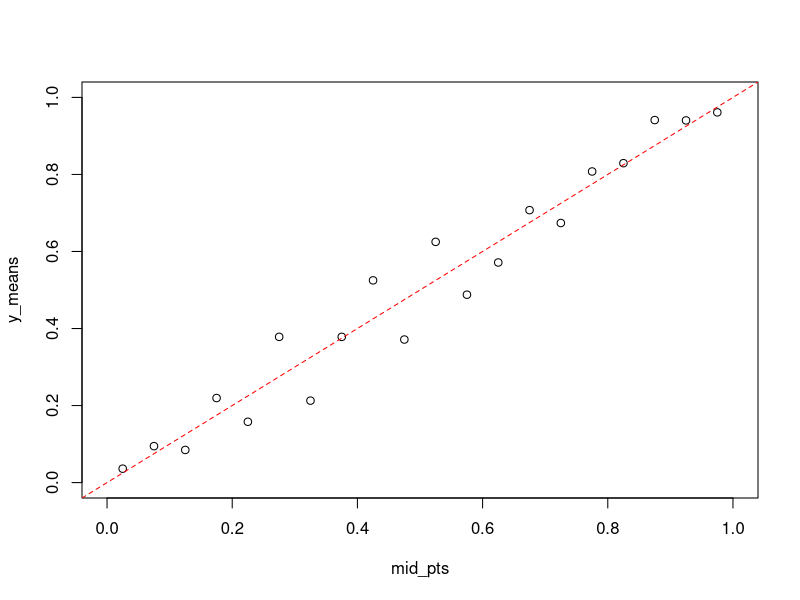
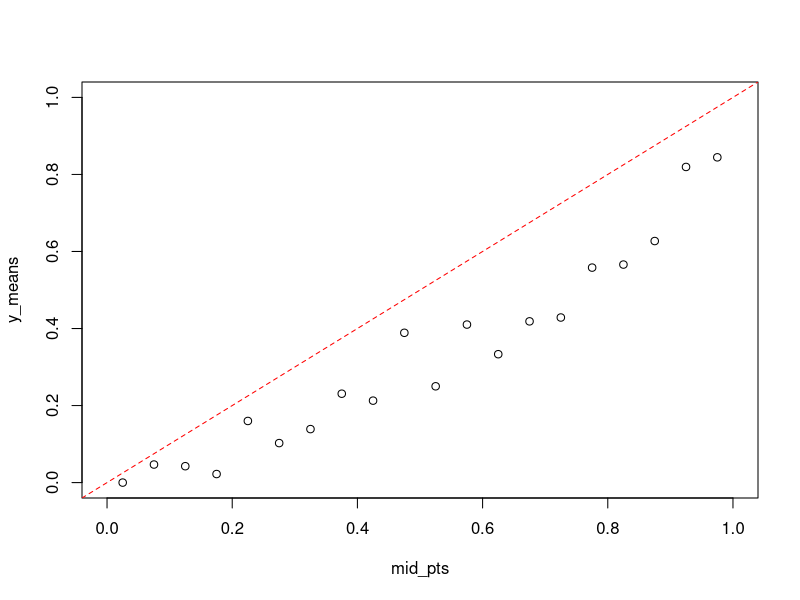

Write the R code that produced these figures, in order.
## ---- chunk 1

library(pROC)

## ---- chunk 2

logistic <- function(x) 1 / (1 + exp(-x)) # logistic function for converting log odds to probabilities


calibrate_plot <- function(y, y_hat,  bin_width) {
  
    bin_cuts <- seq.int(0,1, bin_width) # cutoff points for bins
    mid_pts <- ((bin_cuts + (bin_cuts  +bin_width)) / 2)[-length(bin_cuts)] #mid pt formula (drop last one )

    grp_mids <- cut(y_hat, bin_cuts) # group the predictions into bins for x-axis
    y_means <-  tapply(y, grp_mids, mean) # calculate the mean of each bin on the response variable for y -axi

    plot(mid_pts,  y_means, xlim = c(0,1), ylim = c(0,1)) #plot y_means over mid points
    abline(0, 1, lty = 'dashed', col = 'red') # add 45 degree line for reference
}


n <- 1e3 # Set sample size

## ---- chunk 3

# Generate Data
x1 <- rnorm(n) # predictor variable
x2 <- rnorm(n)  # predictor variable
logit_y <- 2*x1 + x2  +  rnorm(n) # log odds of outcome
pr_y <- logistic(logit_y) #probability of outcome
y <- rbinom(n, 1, pr_y) # actual outcome
dta <- data.frame(y, x1, x2) # store as dta frame

# Build and Evaulate Model
mod0 <- glm(y~ x1 + x2, dta, family = "binomial") # fit model
dta$y_hat <- predict(mod0, type = 'response') # predict probabilities given predictors
roc0 <- roc(dta, "y", "y_hat") # create roc object
auc(roc0) # calculate AUC

## ---- chunk 4

# Generate data for new time frame with slightly different timeframe
x1<- rnorm(n)
x2<- rnorm(n)
logit_y <- -1 + 1.8*x1+ 0.8*x2 + rnorm(n)
pr_y <- logistic(logit_y)
y <- rbinom(n, 1 , pr_y)
dta1 <- data.frame(y,  x1, x2)


# Make predictions based on original model 
dta1$y_hat <- predict( mod0, newdata =dta1, type = 'response')

# Calculate AUC
roc1 <- roc(dta1, 'y', 'y_hat') 
auc(roc1)

## ---- chunk 5

calibrate_plot(dta$y, dta$y_hat, 0.05)

## ---- chunk 6
calibrate_plot(dta1$y, dta1$y_hat, 0.05)

## ---- chunk 7

mean(dta1[dta1$y_hat > .9 , ]$y)



mean(dta[dta$y_hat > .9 , ]$y)


